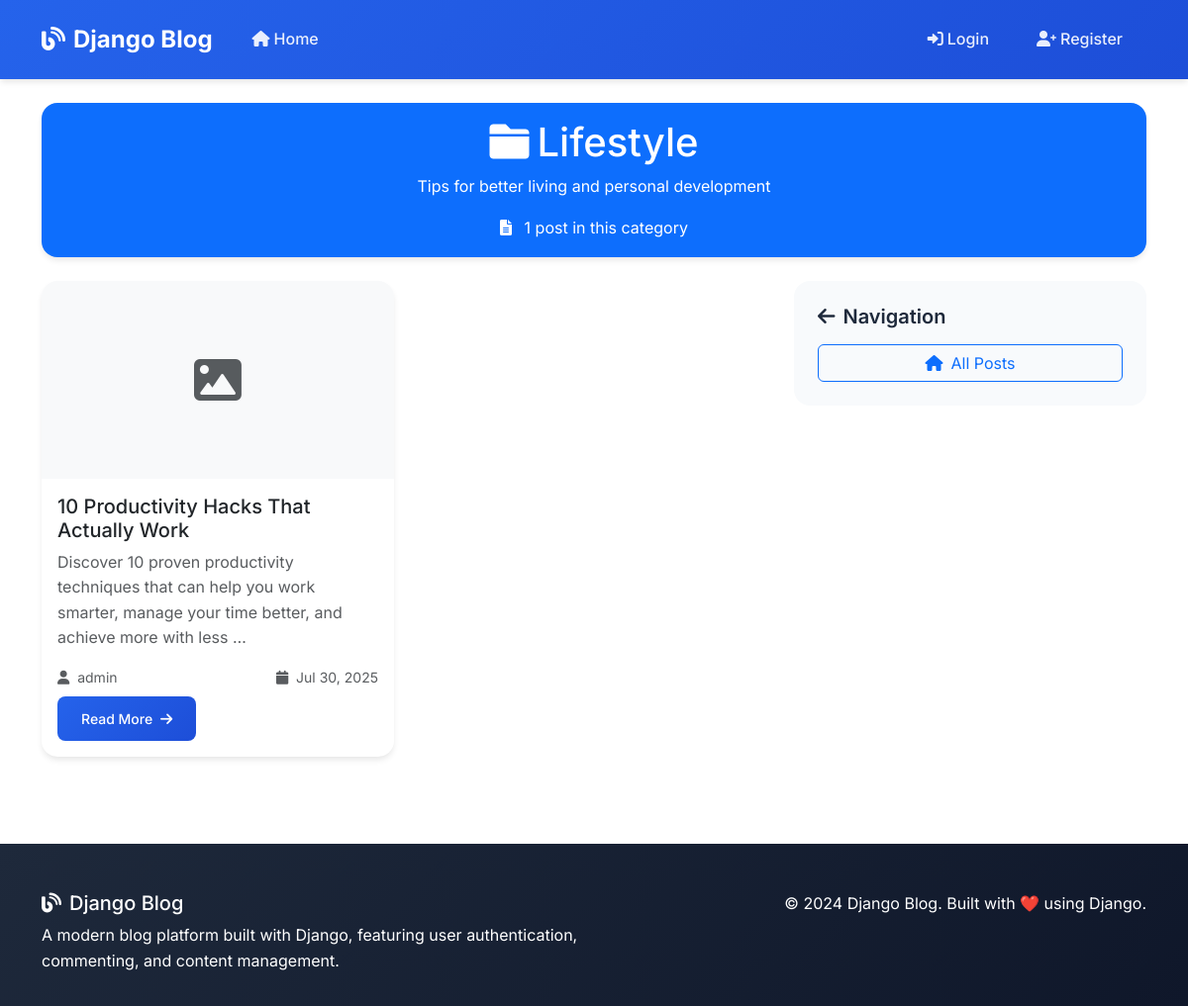
The app's page /category/4/ with its own data.
### blog/models.py (models this page shows, shortened)
class Category(models.Model):
    name = models.CharField(max_length=100, unique=True)
    description = models.TextField(blank=True)
    created_at = models.DateTimeField(auto_now_add=True)
    class Meta:
        verbose_name_plural = "Categories"
        ordering = ['name']

class Post(models.Model):
    STATUS_CHOICES = [
        ('draft', 'Draft'),
        ('published', 'Published'),
    ]
    title = models.CharField(max_length=200)
    slug = models.SlugField(max_length=200, unique=True)
    author = models.ForeignKey(User, on_delete=models.CASCADE, related_name='blog_posts')
    content = models.TextField()
    excerpt = models.TextField(max_length=300, blank=True, help_text="Brief description of the post")
    image = models.ImageField(upload_to='posts/', blank=True, null=True)
    category = models.ForeignKey(Category, on_delete=models.SET_NULL, null=True, blank=True, related_name='posts')
    tags = models.ManyToManyField(Tag, blank=True, related_name='posts')
    status = models.CharField(max_length=10, choices=STATUS_CHOICES, default='draft')
    created_at = models.DateTimeField(auto_now_add=True)
    updated_at = models.DateTimeField(auto_now=True)
    published_at = models.DateTimeField(null=True, blank=True)
    class Meta:
        ordering = ['-created_at']
        indexes = [
            models.Index(fields=['-created_at']),
            models.Index(fields=['status']),
        ]
    def get_absolute_url(self):
        return reverse('blog:post_detail', kwargs={'pk': self.pk})

### blog/views.py (the view)
# urls.py: path('category/<int:pk>/', views.CategoryPostListView.as_view(), name='category_posts'),
class CategoryPostListView(ListView):
    model = Post
    template_name = 'blog/category_posts.html'
    context_object_name = 'posts'
    paginate_by = 6
    def get_queryset(self):
        self.category = get_object_or_404(Category, pk=self.kwargs['pk'])
        return Post.objects.filter(
            category=self.category,
            status='published'
        ).select_related('author', 'category').prefetch_related('tags')
    def get_context_data(self, **kwargs):
        context = super().get_context_data(**kwargs)
        context['category'] = self.category
        return context

### blog/templates/blog/category_posts.html (shortened to what this page needs)
{% extends 'blog/base.html' %}
{% block content %}
<div class="container mt-4">
    <div class="row mb-4">
        <div class="col-12">
            <div class="card bg-primary text-white">
                <div class="card-body text-center">
                    <h1 class="card-title">
                        <i class="fas fa-folder me-2"></i>{{ category.name }}
                    </h1>
                    {% if category.description %}
                    <p class="card-text">{{ category.description }}</p>
                    {% endif %}
                    <p class="mb-0">
                        <i class="fas fa-file-alt me-2"></i>
                        {{ posts|length }} post{{ posts|length|pluralize }} in this category
                    </p>
                </div>
            </div>
        </div>
    </div>
    <div class="row">
        <div class="col-lg-8">
            {% if posts %}
            <div class="row">
                {% for post in posts %}
                <div class="col-md-6 mb-4">
                    <article class="card h-100">
                        {% if post.image %}
                        <img src="{{ post.image.url }}" class="card-img-top" alt="{{ post.title }}">
                        {% else %}
                        <div class="card-img-top bg-light d-flex align-items-center justify-content-center" style="height: 200px;">
                            <i class="fas fa-image fa-3x text-muted"></i>
                        </div>
                        {% endif %}
                        <div class="card-body d-flex flex-column">
                            <h5 class="card-title">
                                <a href="{{ post.get_absolute_url }}" class="text-decoration-none text-dark">
                                    {{ post.title }}
                                </a>
                            </h5>
                            <p class="card-text text-muted">
                                {{ post.excerpt|default:post.content|truncatewords:20 }}
                            </p>
                            <div class="mt-auto">
                                <div class="d-flex justify-content-between align-items-center mb-2">
                                    <small class="text-muted">
                                        <i class="fas fa-user me-1"></i>
                                        {{ post.author.get_full_name|default:post.author.username }}
                                    </small>
                                    <small class="text-muted">
                                        <i class="fas fa-calendar me-1"></i>
                                        {{ post.published_at|default:post.created_at|date:"M d, Y" }}
                                    </small>
                                </div>
                                <a href="{{ post.get_absolute_url }}" class="btn btn-primary btn-sm">
                                    Read More <i class="fas fa-arrow-right ms-1"></i>
                                </a>
                            </div>
                        </div>
                    </article>
                </div>
                {% endfor %}
            </div>
            {% endif %}
        </div>
        <div class="col-lg-4">
            <div class="sidebar">
                <h5><i class="fas fa-arrow-left me-2"></i>Navigation</h5>
                <div class="d-grid gap-2">
                    <a href="{% url 'blog:post_list' %}" class="btn btn-outline-primary">
                        <i class="fas fa-home me-2"></i>All Posts
                    </a>
                </div>
            </div>
        </div>
    </div>
</div>
{% endblock %}

### blog/templates/blog/base.html (style rules this page uses)
:root { --primary-color: #2563eb; --secondary-color: #64748b; --accent-color: #f59e0b; --text-dark: #1e293b; --text-light: #64748b; --bg-light: #f8fafc; --border-color: #e2e8f0; }
body { font-family: 'Inter', sans-serif; line-height: 1.6; color: var(--text-dark); background-color: #ffffff; }
.btn-primary { background: linear-gradient(135deg, var(--primary-color) 0%, #1d4ed8 100%); border: none; font-weight: 500; padding: 0.75rem 1.5rem; border-radius: 0.5rem; transition: all 0.3s ease; }
.card { border: none; border-radius: 1rem; box-shadow: 0 4px 6px -1px rgba(0, 0, 0, 0.1); transition: all 0.3s ease; overflow: hidden; }
.card-img-top { height: 200px; object-fit: cover; transition: transform 0.3s ease; }
.sidebar { background-color: var(--bg-light); border-radius: 1rem; padding: 1.5rem; margin-bottom: 2rem; }
.sidebar h5 { color: var(--text-dark); font-weight: 600; margin-bottom: 1rem; }

### records on screen
Category: name "Lifestyle", description "Tips for better living and personal development"
Post: title "10 Productivity Hacks That Actually Work", excerpt "Discover 10 proven productivity techniques that can help you work smarter, manage your time better, and achieve more with less …", author.get_full_name "admin", published_at "Jul 30, 2025"

### other values on screen
{{ posts|length }} "1"
